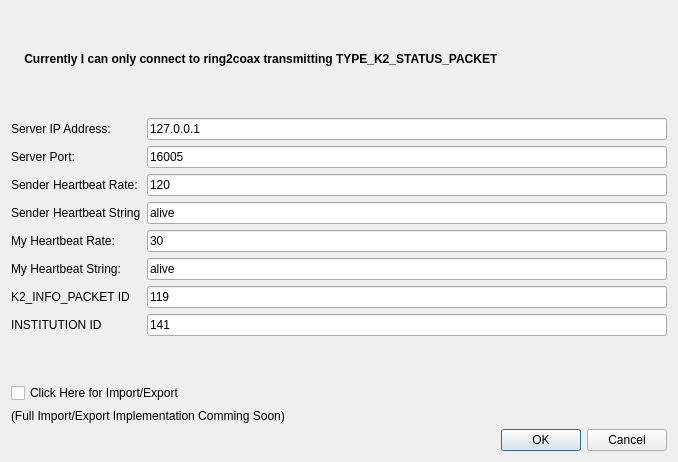
<?xml version="1.0" encoding="UTF-8"?>
<ui version="4.0">
 <class>DefineAndConnect</class>
 <widget class="QDialog" name="DefineAndConnect">
  <property name="geometry">
   <rect>
    <x>0</x>
    <y>0</y>
    <width>678</width>
    <height>462</height>
   </rect>
  </property>
  <property name="windowTitle">
   <string>Dialog</string>
  </property>
  <layout class="QVBoxLayout" name="verticalLayout">
   <item>
    <spacer name="verticalSpacer_3">
     <property name="orientation">
      <enum>Qt::Vertical</enum>
     </property>
     <property name="sizeHint" stdset="0">
      <size>
       <width>20</width>
       <height>40</height>
      </size>
     </property>
    </spacer>
   </item>
   <item>
    <widget class="QLabel" name="label_9">
     <property name="font">
      <font>
       <weight>75</weight>
       <bold>true</bold>
      </font>
     </property>
     <property name="text">
      <string>    Currently I can only connect to ring2coax transmitting TYPE_K2_STATUS_PACKET</string>
     </property>
    </widget>
   </item>
   <item>
    <layout class="QFormLayout" name="formLayout">
     <property name="fieldGrowthPolicy">
      <enum>QFormLayout::AllNonFixedFieldsGrow</enum>
     </property>
     <item row="0" column="0">
      <spacer name="verticalSpacer">
       <property name="orientation">
        <enum>Qt::Vertical</enum>
       </property>
       <property name="sizeHint" stdset="0">
        <size>
         <width>20</width>
         <height>40</height>
        </size>
       </property>
      </spacer>
     </item>
     <item row="1" column="0">
      <widget class="QLabel" name="label">
       <property name="text">
        <string>Server IP Address:</string>
       </property>
      </widget>
     </item>
     <item row="1" column="1">
      <widget class="QLineEdit" name="ServerIP">
       <property name="text">
        <string>127.0.0.1</string>
       </property>
      </widget>
     </item>
     <item row="2" column="0">
      <widget class="QLabel" name="label_2">
       <property name="text">
        <string>Server Port: </string>
       </property>
      </widget>
     </item>
     <item row="2" column="1">
      <widget class="QLineEdit" name="ServerPort">
       <property name="text">
        <string>16005</string>
       </property>
      </widget>
     </item>
     <item row="3" column="0">
      <widget class="QLabel" name="label_3">
       <property name="text">
        <string>Sender Heartbeat Rate:</string>
       </property>
      </widget>
     </item>
     <item row="3" column="1">
      <widget class="QLineEdit" name="SendHB">
       <property name="text">
        <string>120</string>
       </property>
      </widget>
     </item>
     <item row="4" column="0">
      <widget class="QLabel" name="label_4">
       <property name="text">
        <string>Sender Heartbeat String</string>
       </property>
      </widget>
     </item>
     <item row="4" column="1">
      <widget class="QLineEdit" name="SendSTR">
       <property name="text">
        <string>alive</string>
       </property>
      </widget>
     </item>
     <item row="5" column="0">
      <widget class="QLabel" name="label_5">
       <property name="text">
        <string>My Heartbeat Rate: </string>
       </property>
      </widget>
     </item>
     <item row="5" column="1">
      <widget class="QLineEdit" name="MyHB">
       <property name="text">
        <string>30</string>
       </property>
      </widget>
     </item>
     <item row="6" column="0">
      <widget class="QLabel" name="label_6">
       <property name="text">
        <string>My Heartbeat String: </string>
       </property>
      </widget>
     </item>
     <item row="6" column="1">
      <widget class="QLineEdit" name="MySTR">
       <property name="text">
        <string>alive</string>
       </property>
      </widget>
     </item>
     <item row="7" column="0">
      <widget class="QLabel" name="label_7">
       <property name="text">
        <string>K2_INFO_PACKET ID</string>
       </property>
      </widget>
     </item>
     <item row="7" column="1">
      <widget class="QLineEdit" name="K2INFOID">
       <property name="text">
        <string>119</string>
       </property>
      </widget>
     </item>
     <item row="8" column="0">
      <widget class="QLabel" name="label_8">
       <property name="text">
        <string>INSTITUTION ID</string>
       </property>
      </widget>
     </item>
     <item row="8" column="1">
      <widget class="QLineEdit" name="INSTITUTIONID">
       <property name="text">
        <string>141</string>
       </property>
       <property name="placeholderText">
        <string/>
       </property>
      </widget>
     </item>
    </layout>
   </item>
   <item>
    <spacer name="verticalSpacer_2">
     <property name="orientation">
      <enum>Qt::Vertical</enum>
     </property>
     <property name="sizeHint" stdset="0">
      <size>
       <width>20</width>
       <height>40</height>
      </size>
     </property>
    </spacer>
   </item>
   <item>
    <widget class="QCheckBox" name="checkBox">
     <property name="text">
      <string>Click Here for Import/Export</string>
     </property>
    </widget>
   </item>
   <item>
    <widget class="QLabel" name="label_10">
     <property name="enabled">
      <bool>true</bool>
     </property>
     <property name="text">
      <string>(Full Import/Export Implementation Comming Soon)</string>
     </property>
    </widget>
   </item>
   <item>
    <widget class="QDialogButtonBox" name="buttonBox">
     <property name="orientation">
      <enum>Qt::Horizontal</enum>
     </property>
     <property name="standardButtons">
      <set>QDialogButtonBox::Cancel|QDialogButtonBox::Ok</set>
     </property>
    </widget>
   </item>
  </layout>
 </widget>
 <resources/>
 <connections>
  <connection>
   <sender>buttonBox</sender>
   <signal>accepted()</signal>
   <receiver>DefineAndConnect</receiver>
   <slot>accept()</slot>
   <hints>
    <hint type="sourcelabel">
     <x>9</x>
     <y>426</y>
    </hint>
    <hint type="destinationlabel">
     <x>157</x>
     <y>274</y>
    </hint>
   </hints>
  </connection>
  <connection>
   <sender>buttonBox</sender>
   <signal>rejected()</signal>
   <receiver>DefineAndConnect</receiver>
   <slot>reject()</slot>
   <hints>
    <hint type="sourcelabel">
     <x>9</x>
     <y>426</y>
    </hint>
    <hint type="destinationlabel">
     <x>286</x>
     <y>274</y>
    </hint>
   </hints>
  </connection>
 </connections>
</ui>
